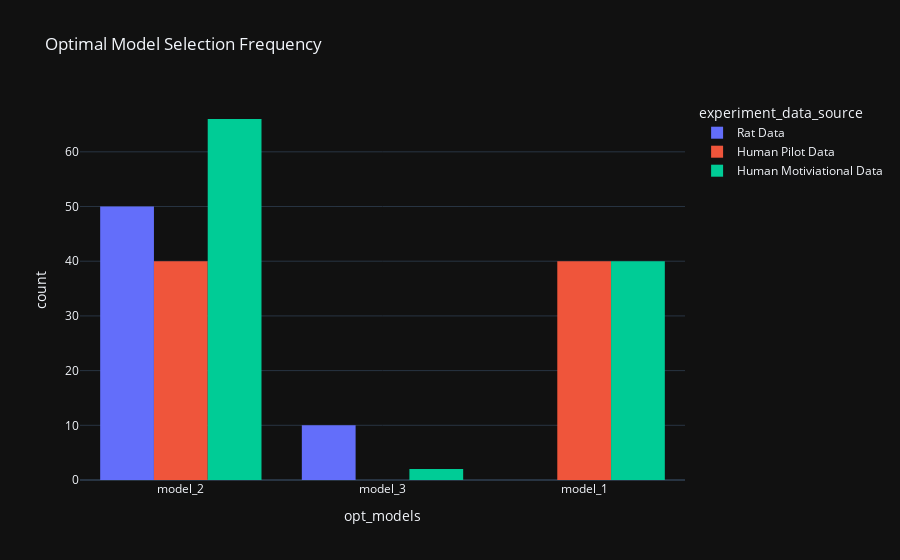

This figure's notebook cell:
### Markdown cell above
----
# Examine Results
---

### Code cell
print(final_df.value_counts('opt_models'))

# plot hist
fig = px.histogram(final_df, x='opt_models', color='experiment_data_source', title='Optimal Model Selection Frequency')
fig.update_layout(barmode='group', template='plotly_dark')
fig.show()

### Figure 1 — Plotly figure (JSON) as saved in the notebook; plotly's stock layout.template omitted (floating-point values rounded to 4 significant figures)
{"data": [{"alignmentgroup": "True", "bingroup": "x", "hovertemplate": "experiment_data_source=Rat Data<br>opt_models=%{x}<br>count=%{y}<extra></extra>", "legendgroup": "Rat Data", "marker": {"color": "#636efa", "pattern": {"shape": ""}}, "name": "Rat Data", "offsetgroup": "Rat Data", "orientation": "v", "showlegend": true, "type": "histogram", "x": ["model_2", "model_2", "model_3", "model_2", "model_3", "model_2", "model_2", "model_2", "model_2", "model_2", "model_2", "model_2", "model_3", "model_2", "model_3", "model_2", "model_2", "model_2", "model_2", "model_2", "model_2", "model_2", "model_2", "model_2", "model_2", "model_2", "model_2", "model_2", "model_2", "model_2", "model_2", "model_2", "model_2", "model_2", "model_3", "model_2", "model_2", "model_3", "model_2", "model_2", "model_2", "model_2", "model_2", "model_2", "model_3", "model_2", "model_2", "model_3", "model_3", "model_2", "model_3", "model_2", "model_2", "model_2", "model_2", "model_2", "model_2", "model_2", "model_2", "model_2"], "xaxis": "x", "yaxis": "y"}, {"alignmentgroup": "True", "bingroup": "x", "hovertemplate": "experiment_data_source=Human Pilot Data<br>opt_models=%{x}<br>count=%{y}<extra></extra>", "legendgroup": "Human Pilot Data", "marker": {"color": "#EF553B", "pattern": {"shape": ""}}, "name": "Human Pilot Data", "offsetgroup": "Human Pilot Data", "orientation": "v", "showlegend": true, "type": "histogram", "x": ["model_2", "model_2", "model_2", "model_2", "model_2", "model_2", "model_2", "model_2", "model_2", "model_2", "model_2", "model_2", "model_2", "model_2", "model_2", "model_2", "model_2", "model_2", "model_2", "model_2", "model_1", "model_1", "model_1", "model_1", "model_1", "model_1", "model_1", "model_1", "model_1", "model_1", "model_1", "model_1", "model_1", "model_1", "model_1", "model_1", "model_1", "model_1", "model_1", "model_1", "model_2", "model_2", "model_2", "model_2", "model_2", "model_2", "model_2", "model_2", "model_2", "model_2", "model_2", "model_2", "model_2", "model_2", "model_2", "model_2", "model_2", "model_2", "model_2", "model_2", "model_1", "model_1", "model_1", "model_1", "model_1", "model_1", "model_1", "model_1", "model_1", "model_1", "model_1", "model_1", "model_1", "model_1", "model_1", "model_1", "model_1", "model_1", "model_1", "model_1"], "xaxis": "x", "yaxis": "y"}, {"alignmentgroup": "True", "bingroup": "x", "hovertemplate": "experiment_data_source=Human Motiviational Data<br>opt_models=%{x}<br>count=%{y}<extra></extra>", "legendgroup": "Human Motiviational Data", "marker": {"color": "#00cc96", "pattern": {"shape": ""}}, "name": "Human Motiviational Data", "offsetgroup": "Human Motiviational Data", "orientation": "v", "showlegend": true, "type": "histogram", "x": ["model_2", "model_2", "model_2", "model_2", "model_1", "model_2", "model_2", "model_2", "model_2", "model_2", "model_2", "model_2", "model_2", "model_2", "model_2", "model_2", "model_2", "model_2", "model_1", "model_1", "model_1", "model_1", "model_1", "model_1", "model_1", "model_1", "model_1", "model_1", "model_1", "model_1", "model_1", "model_1", "model_1", "model_1", "model_1", "model_1", "model_2", "model_2", "model_2", "model_2", "model_2", "model_1", "model_2", "model_2", "model_2", "model_2", "model_2", "model_2", "model_2", "model_2", "model_2", "model_2", "model_2", "model_2", "model_1", "model_1", "model_1", "model_1", "model_1", "model_1", "model_1", "model_1", "model_1", "model_1", "model_1", "model_1", "model_1", "model_1", "model_1", "model_1", "model_1", "model_1", "model_2", "model_2", "model_2", "model_2", "model_1", "model_2", "model_2", "model_2", "model_2", "model_2", "model_2", "model_2", "model_2", "model_2", "model_2", "model_2", "model_2", "model_2", "model_2", "model_2", "model_2", "model_2", "model_1", "model_3", "model_2", "model_2", "model_2", "model_2", "model_2", "model_2", "model_2", "model_2", "model_2", "model_3", "model_2", "model_2"], "xaxis": "x", "yaxis": "y"}], "layout": {"barmode": "group", "legend": {"title": {"text": "experiment_data_source"}, "tracegroupgap": 0}, "title": {"text": "Optimal Model Selection Frequency"}, "xaxis": {"anchor": "y", "domain": [0, 1], "title": {"text": "opt_models"}}, "yaxis": {"anchor": "x", "domain": [0, 1], "title": {"text": "count"}}}}
